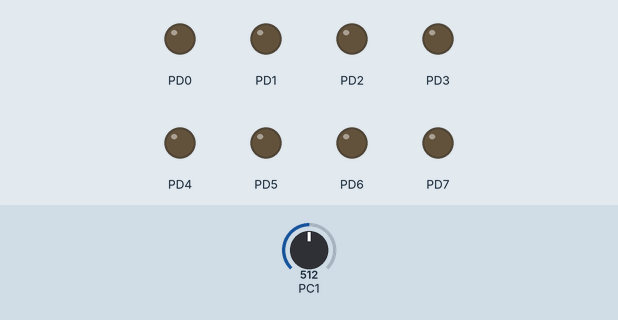
Simulated run of this program. Board: ATmega328P, built with avr-gcc and emulated at 16 MHz. On the bench: output pins drawn as LEDs (lit = HIGH). The test bench sets the inputs (shaded band); at power-on: PC1 = 512.

Above: at 1.2 s.
1.3 s: PC1 set to 142
2.8 s: PC1 set to 117
At 3.7 s:
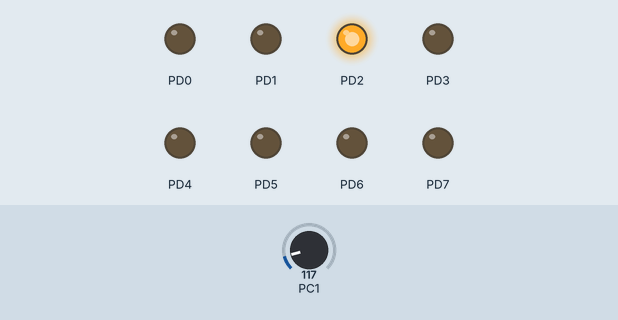
4.3 s: PC1 set to 138
At 4.9 s:
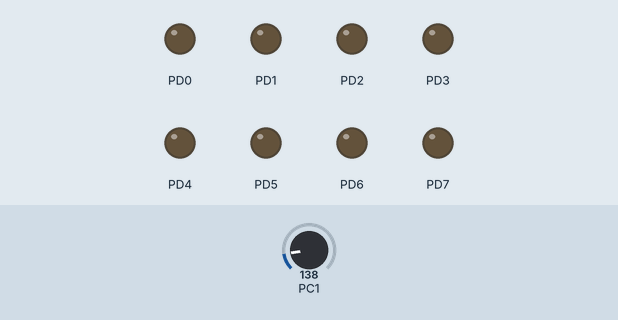
5.9 s: PC1 set to 122
At 7.4 s:
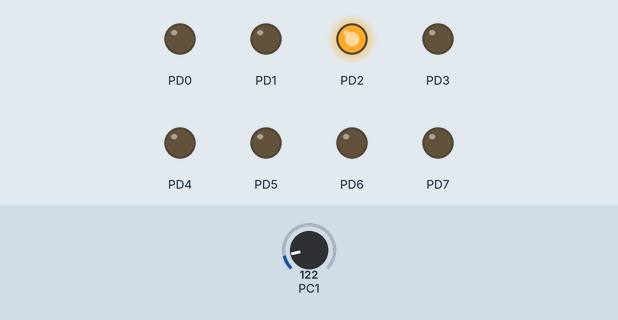
Timing chart, 0 to 8.5 s (numbered marks = the images above; inputs shaded):
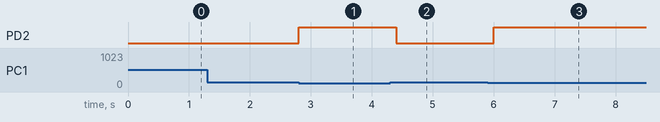

Measured:
- the behaviour switches between 129 and 128 on PC1 (found by bisection; images 0 and 1)
- after the input at 1.3 s, every drawn part: stays the same
- after the input at 2.8 s, PD2: LOW → HIGH at once
- after the input at 4.3 s, PD2: HIGH → LOW after 0.10 s
- after the input at 5.9 s, PD2: LOW → HIGH after 0.10 s

The program:

main.c
```c
#define F_CPU 16000000UL
#include<avr/io.h>
#include<util/delay.h>

#define LED_ON		PORTD |= (1<<PORTD2)
#define LED_OFF		PORTD &= ~(1<<PORTD2)
//#include "adc.h"


void ADC_init(void)
{
	ADMUX|=(1<<REFS0)|(1<<REFS1); //1.reference selection
	ADCSRA|=(1<<ADPS1)|(1<<ADPS2);//2.pre-sclar selection
	ADCSRA&=~(1<<ADPS0);
	ADCSRA|=(1<<ADEN);           //3.enable ADC

}
uint16_t read_data(void)
{
	ADMUX|=(1<<MUX0);            //4.channel selection   ADC1
	ADCSRA|=(1<<ADSC);           //5.start conversion
	while(ADCSRA & (1<<ADSC))
	{

	}
	return ADCW;

}


int main(void)
{
    //DDRB=0xFF;
	DDRD=0xFF;

    uint16_t adc_val=2;
    ADC_init();

    while(1)
    {
        adc_val=read_data();

		//PORTB=adc_val;

        if(adc_val > 128)
            LED_OFF;
        else
			LED_ON;


         _delay_ms(400);
    }
    return 0;
}
```
